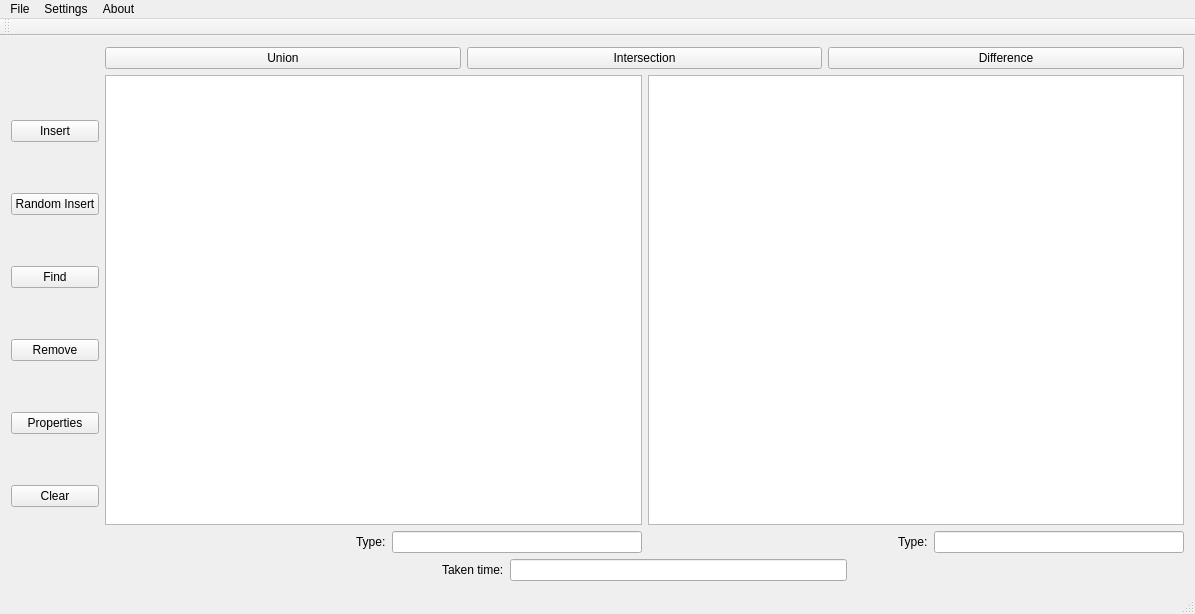
<?xml version="1.0" encoding="UTF-8"?>
<ui version="4.0">
 <class>MainWindow</class>
 <widget class="QMainWindow" name="MainWindow">
  <property name="geometry">
   <rect>
    <x>0</x>
    <y>0</y>
    <width>1195</width>
    <height>614</height>
   </rect>
  </property>
  <property name="windowTitle">
   <string>MainWindow</string>
  </property>
  <widget class="QWidget" name="centralWidget">
   <layout class="QGridLayout" name="gridLayout_2">
    <item row="0" column="0">
     <layout class="QGridLayout" name="gridLayout">
      <item row="0" column="1" colspan="2">
       <layout class="QHBoxLayout" name="horizontalLayout_4">
        <item>
         <widget class="QPushButton" name="unionBtn">
          <property name="text">
           <string>Union</string>
          </property>
         </widget>
        </item>
        <item>
         <widget class="QPushButton" name="insersectBtn">
          <property name="text">
           <string>Intersection</string>
          </property>
         </widget>
        </item>
        <item>
         <widget class="QPushButton" name="diffBtn">
          <property name="text">
           <string>Difference</string>
          </property>
         </widget>
        </item>
       </layout>
      </item>
      <item row="1" column="0">
       <layout class="QVBoxLayout" name="verticalLayout_2">
        <item>
         <widget class="QPushButton" name="insertBtn">
          <property name="text">
           <string>Insert</string>
          </property>
         </widget>
        </item>
        <item>
         <widget class="QPushButton" name="randomInsertBtn">
          <property name="text">
           <string>Random Insert</string>
          </property>
         </widget>
        </item>
        <item>
         <widget class="QPushButton" name="findBtn">
          <property name="text">
           <string>Find</string>
          </property>
         </widget>
        </item>
        <item>
         <widget class="QPushButton" name="removeBtn">
          <property name="text">
           <string>Remove</string>
          </property>
         </widget>
        </item>
        <item>
         <widget class="QPushButton" name="propertiesBtn">
          <property name="text">
           <string>Properties</string>
          </property>
         </widget>
        </item>
        <item>
         <widget class="QPushButton" name="clearBtn">
          <property name="text">
           <string>Clear</string>
          </property>
         </widget>
        </item>
       </layout>
      </item>
      <item row="1" column="1">
       <layout class="QVBoxLayout" name="verticalLayout_3">
        <item>
         <widget class="QGraphicsView" name="graphicsView_1"/>
        </item>
        <item>
         <layout class="QHBoxLayout" name="horizontalLayout_3">
          <item>
           <spacer name="horizontalSpacer_4">
            <property name="orientation">
             <enum>Qt::Horizontal</enum>
            </property>
            <property name="sizeHint" stdset="0">
             <size>
              <width>40</width>
              <height>20</height>
             </size>
            </property>
           </spacer>
          </item>
          <item>
           <widget class="QLabel" name="label_3">
            <property name="text">
             <string>Type:</string>
            </property>
           </widget>
          </item>
          <item>
           <widget class="QLineEdit" name="lineEdit_1"/>
          </item>
         </layout>
        </item>
       </layout>
      </item>
      <item row="1" column="2">
       <layout class="QVBoxLayout" name="verticalLayout">
        <item>
         <widget class="QGraphicsView" name="graphicsView_0"/>
        </item>
        <item>
         <layout class="QHBoxLayout" name="horizontalLayout">
          <item>
           <spacer name="horizontalSpacer_3">
            <property name="orientation">
             <enum>Qt::Horizontal</enum>
            </property>
            <property name="sizeHint" stdset="0">
             <size>
              <width>40</width>
              <height>20</height>
             </size>
            </property>
           </spacer>
          </item>
          <item>
           <widget class="QLabel" name="label_2">
            <property name="text">
             <string>Type:</string>
            </property>
           </widget>
          </item>
          <item>
           <widget class="QLineEdit" name="lineEdit_0"/>
          </item>
         </layout>
        </item>
       </layout>
      </item>
      <item row="2" column="1" colspan="2">
       <layout class="QHBoxLayout" name="horizontalLayout_2">
        <item>
         <spacer name="horizontalSpacer">
          <property name="orientation">
           <enum>Qt::Horizontal</enum>
          </property>
          <property name="sizeHint" stdset="0">
           <size>
            <width>40</width>
            <height>20</height>
           </size>
          </property>
         </spacer>
        </item>
        <item>
         <widget class="QLabel" name="label">
          <property name="text">
           <string>Taken time:</string>
          </property>
         </widget>
        </item>
        <item>
         <widget class="QLineEdit" name="opTimeLineEdit"/>
        </item>
        <item>
         <spacer name="horizontalSpacer_2">
          <property name="orientation">
           <enum>Qt::Horizontal</enum>
          </property>
          <property name="sizeHint" stdset="0">
           <size>
            <width>40</width>
            <height>20</height>
           </size>
          </property>
         </spacer>
        </item>
       </layout>
      </item>
     </layout>
    </item>
   </layout>
  </widget>
  <widget class="QMenuBar" name="menuBar">
   <property name="geometry">
    <rect>
     <x>0</x>
     <y>0</y>
     <width>1195</width>
     <height>26</height>
    </rect>
   </property>
   <widget class="QMenu" name="menuFile">
    <property name="title">
     <string>File</string>
    </property>
    <widget class="QMenu" name="menuNew">
     <property name="title">
      <string>New</string>
     </property>
     <addaction name="actionStlMap"/>
     <addaction name="actionStlList"/>
     <addaction name="actionSplayTree"/>
     <addaction name="actionRBTree"/>
    </widget>
    <addaction name="menuNew"/>
   </widget>
   <widget class="QMenu" name="menuSettings">
    <property name="title">
     <string>Settings</string>
    </property>
   </widget>
   <widget class="QMenu" name="menuAbout">
    <property name="title">
     <string>About</string>
    </property>
   </widget>
   <addaction name="menuFile"/>
   <addaction name="menuSettings"/>
   <addaction name="menuAbout"/>
  </widget>
  <widget class="QToolBar" name="mainToolBar">
   <attribute name="toolBarArea">
    <enum>TopToolBarArea</enum>
   </attribute>
   <attribute name="toolBarBreak">
    <bool>false</bool>
   </attribute>
  </widget>
  <widget class="QStatusBar" name="statusBar"/>
  <action name="actionStlList_2">
   <property name="text">
    <string>StlList</string>
   </property>
  </action>
  <action name="actionStlVector">
   <property name="text">
    <string>StlVector</string>
   </property>
  </action>
  <action name="actionStlMap">
   <property name="text">
    <string>StlMap</string>
   </property>
  </action>
  <action name="actionStlList">
   <property name="text">
    <string>StlList</string>
   </property>
  </action>
  <action name="actionSplayTree">
   <property name="text">
    <string>SplayTree</string>
   </property>
  </action>
  <action name="actionRBTree">
   <property name="text">
    <string>RBTree</string>
   </property>
  </action>
 </widget>
 <layoutdefault spacing="6" margin="11"/>
 <resources/>
 <connections/>
</ui>
